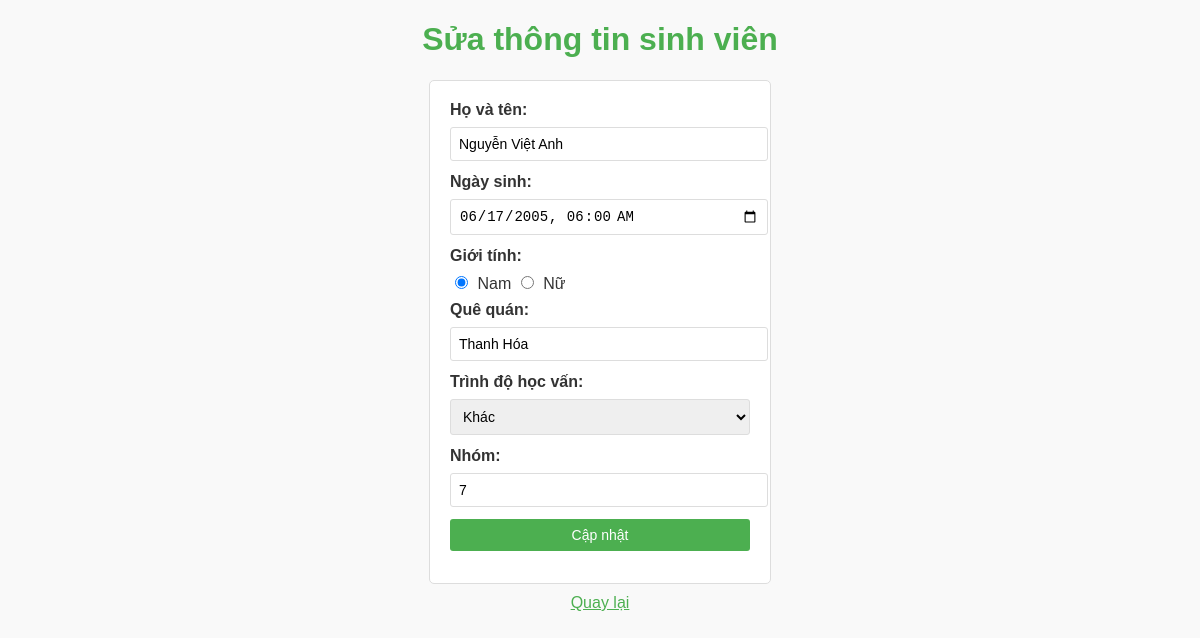
The page /edit.php?id=1 on the database its author committed.
### tables this page shows
CREATE TABLE `table_students` (
  `id` int(100) NOT NULL,
  `full_name` varchar(100) NOT NULL,
  `dob` datetime NOT NULL,
  `gender` int(5) NOT NULL,
  `hometown` varchar(100) NOT NULL,
  `level_id` int(10) NOT NULL,
  `group_id` int(50) NOT NULL
);

### edit.php (the view, shortened to what this page needs)
<?php
include('db_connection.php');
$id = $_GET['id'];
$sql = "SELECT * FROM table_Students WHERE id=$id";
$result = $conn->query($sql);
$row = $result->fetch_assoc();
?>
<!DOCTYPE html>
<html lang="vi">
<head>
</head>
<body>
    <h1>Sửa thông tin sinh viên</h1>
    <form method="POST">
        <label>Họ và tên:</label>
        <input type="text" name="full_name" value="<?php echo $row['full_name']; ?>" required><br>
        <label>Ngày sinh:</label>
        <input type="datetime-local" name="dob" value="<?php echo date('Y-m-d\TH:i', strtotime($row['dob'])); ?>" required><br>
        <label>Giới tính:</label>
        <input type="radio" name="gender" value="1" <?php echo ($row['gender'] == 1) ? 'checked' : ''; ?> required> Nam
        <input type="radio" name="gender" value="0" <?php echo ($row['gender'] == 0) ? 'checked' : ''; ?> required> Nữ<br>
        <label>Quê quán:</label>
        <input type="text" name="hometown" value="<?php echo $row['hometown']; ?>" required><br>
        <label>Trình độ học vấn:</label>
        <select name="level_id" required>
            <option value="3" <?php echo ($row['level_id'] == 3) ? 'selected' : ''; ?>>Khác</option>
        </select><br>
        <label>Nhóm:</label>
        <input type="number" name="group_id" value="<?php echo $row['group_id']; ?>" required><br>
        <button type="submit">Cập nhật</button>
    </form>
    <a href="index.php">Quay lại</a>
</body>
</html>

### edit.php (style rules this page uses)
body { font-family: Arial, sans-serif; margin: 20px; background-color: #f9f9f9; color: #333; }
h1 { text-align: center; color: #4CAF50; }
form { width: 300px; margin: auto; padding: 20px; background-color: white; border: 1px solid #ddd; border-radius: 5px; }
label { display: block; margin-bottom: 8px; font-weight: bold; }
input, select, button { width: 100%; padding: 8px; margin-bottom: 12px; border: 1px solid #ddd; border-radius: 3px; font-size: 14px; }
input[type="radio"] { width: auto; margin-right: 5px; }
button { background-color: #4CAF50; color: white; border: none; cursor: pointer; }
a { display: block; text-align: center; margin-top: 10px; color: #4CAF50; }

### rows shown on the page
table_students: full_name "Nguyễn Việt Anh", dob "06/17/2005 06:00", gender "☑", hometown "Thanh Hóa", level_id "Khác", group_id "7"
